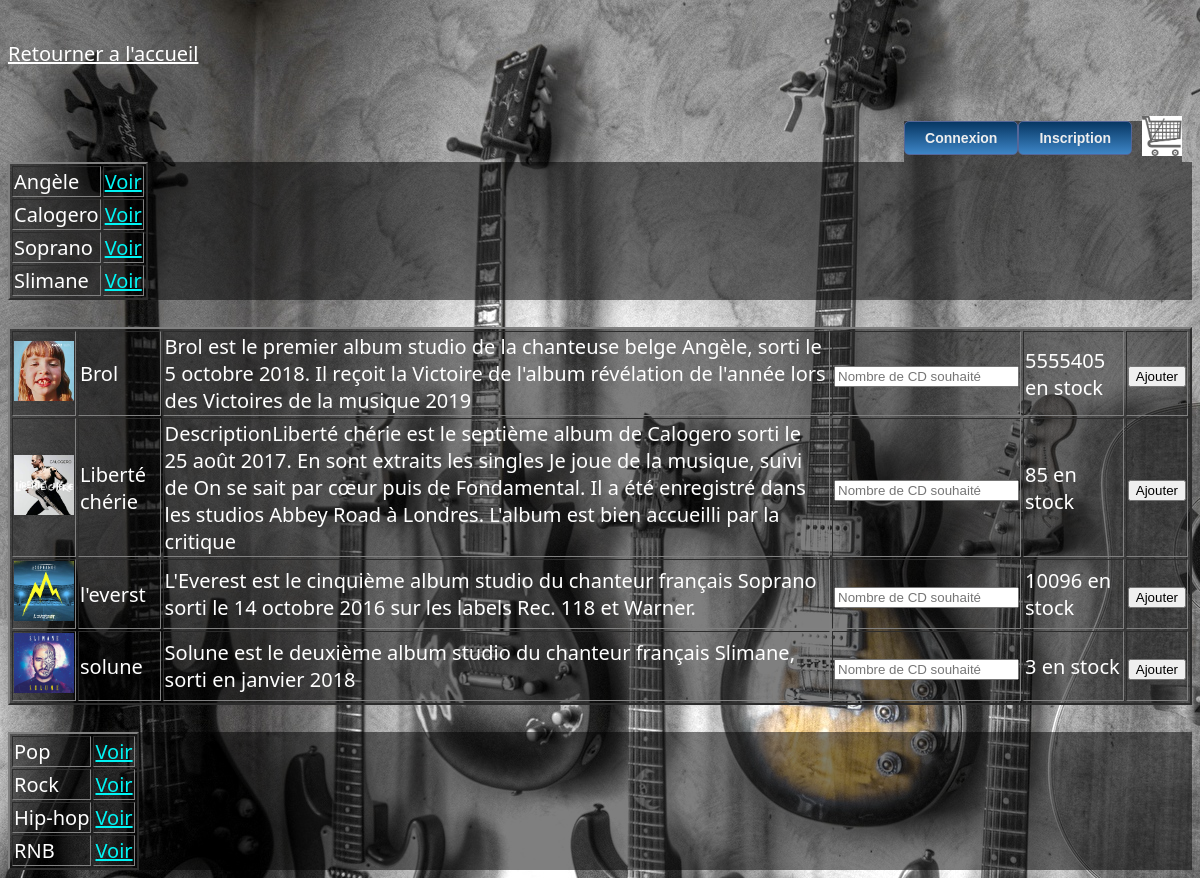
Page /marchand/chercher.php on the committed database.
### tables this page shows
CREATE TABLE `Artiste` (
  `codeA` int(11) NOT NULL,
  `nom` varchar(500) NOT NULL
);

CREATE TABLE `CD` (
  `codeCD` int(11) NOT NULL,
  `nom` varchar(500) NOT NULL,
  `descriptionCD` varchar(500) NOT NULL,
  `photoCD` varchar(500) NOT NULL,
  `prixCD` float NOT NULL,
  `stockCD` int(11) NOT NULL,
  `codeA` int(11) NOT NULL,
  `codeG` int(11) NOT NULL
);

CREATE TABLE `Genre` (
  `codeG` int(11) NOT NULL,
  `nom` varchar(500) NOT NULL
);

### marchand/chercher.php (the view, shortened to what this page needs)
<!DOCTYPE html>
<html>
<head>
	<link href="acceuil.css" rel="stylesheet" />
</head>
<body>
	<a href="acceuil.php" style="color:#FFFFFF" > Retourner a l'accueil </a>
	<br/>
	<br/>
	<br/>
	<div class="le">
		<div class="blanc">
		</div>
		<div id="tout">
			<div id="haut">
				<div id="login">
					<form name="formulaire" action="" method="POST">
					<?php
						if(!isset($_SESSION["login"]))
						{
							echo "<input type='submit' name='co' class='bouton'	value='Connexion'/>";
							echo '<input type="submit" name="ins" class="bouton" value="Inscription"/>';
						}
						else
						{
							echo "<input type='button' id='supprimer' name='sup' class='bouton' value='Deconnexion'/>";
						}
					?>
					</form>
				</div>
				<div id="panier">
					<a href="./panier.php"><img src="./image/panier.png" width="40" height="40" /> </a>
				</div>
			</div>
		</div>
	</div>
	<div id="artiste">
		<?php
			$maCo=mysqli_connect("172.19.0.24","root","0550002D","marchand");
			$req="SELECT nom,codeA FROM Artiste WHERE nom LIKE '%".$_GET["cherche"]."%'";
			$resu=mysqli_query($maCo,$req);
			$chiffre=mysqli_num_rows($resu);
			if($chiffre==0)
			{
				echo "Aucun artiste du nom de \"".$_GET["cherche"]."\" trouvé";
			}
			else
			{
				echo "<table border='2'>";
					while($tableauLigne=mysqli_fetch_array($resu))
					{
						echo "<tr>";
						echo "<td>".$tableauLigne["nom"]."</td>";
						echo "<td> <a href='titrea.php?id=".$tableauLigne["codeA"]."' style='color:#00F5F5'> Voir  </a> </td>";
					}
					echo "</tr>";
				echo "</table>" ;
			}
		?>
	</div>
	<br/>
	<div id="CD">
		<?php
			$maCo=mysqli_connect("172.19.0.24","root","0550002D","marchand");
			$req="SELECT codeCD,nom,descriptionCD,photoCD,stockCD FROM CD WHERE nom LIKE '%".$_GET["cherche"]."%' OR descriptionCD LIKE '%".$_GET["cherche"]."%'" ;
			$resu=mysqli_query($maCo,$req);
			$chiffre=mysqli_num_rows($resu);
			if($chiffre==0)
			{
				echo "Aucun titre ou description avec \"".$_GET["cherche"]."\" trouvé";
			}
			else
			{	echo "<form name='formulaire' action='ajoutc.php' method='POST'>";
				echo "<table border='2'>";
					while($tableauLigne=mysqli_fetch_array($resu))
					{
						echo "<tr>";
						echo "<td> <img src=\"image/".$tableauLigne["photoCD"]."\" width=60 height=60 /> </td><td>".$tableauLigne["nom"]."</td> <td>".$tableauLigne["descriptionCD"]."</td>";
						echo "<td> <input type='number' name='ui".$tableauLigne["codeCD"]."' placeholder='Nombre de CD souhaité'/> </td> <td>".$tableauLigne["stockCD"]." en stock </td>";
						echo "<td> <button name='id' value='".$tableauLigne["codeCD"]."'> Ajouter  </button> </td>";
					}
				echo "</tr>";
				echo "</table>";
				echo "</form>";
			}
		?>
	</div>
	<br/>
	<div id="genre">
		<?php
			$maCo=mysqli_connect("172.19.0.24","root","0550002D","marchand");
			$req="SELECT nom FROM Genre WHERE nom LIKE '%".$_GET["cherche"]."%'" ;
			$resu=mysqli_query($maCo,$req);
			$chiffre=mysqli_num_rows($resu);
			if($chiffre==0)
			{
				echo "Aucun genre \"".$_GET["cherche"]."\" trouvé";
			}
			else
			{
				echo "<table border='2'>";
					while($tableauLigne=mysqli_fetch_array($resu))
					{
						echo "<tr>";
						echo "<td>".$tableauLigne["nom"]."</td>";
						echo "<td> <a href='titreg.php?id=".$tableauLigne["codeG"]."' style='color:#00F5F5'> Voir  </a> </td>";
					}
					echo "</tr>";
				echo "</table>";
			}
		?>
	</div>
</body>
</html>

### marchand/acceuil.css (style rules this page uses)
body { font-family:Noto Sans, sans-serif; background-image:url(image/fond.jpg); background-repeat: no-repeat; background-size : center; background-attachment : fixed; color: white; font-size:20px; }
#haut { background-color:rgba(0,0,0,0.5); display:flex; margin-right:10px; }
#panier { margin-left:10px; margin-top:-5px; }
#login { text-align:center; }
.bouton { background: #073763; background: -webkit-linear-gradient(#073763, #3d85c6); background: linear-gradient(#073763, #3d85c6); border: 1px solid #556699; border-radius: 5px; padding: 9px 20px; color: #eeeeee; display: inline-block; font: normal 700 14px/1 "Calibri", sans-serif; text-align: center; text-shadow: none; }
#tout { display:flex; flex-direction: column; }
.le { display:flex; flex-direction:row; }
.blanc { flex-grow:1; }
#CD { background-color:rgba(0,0,0,0.5); }
#artiste { background-color:rgba(0,0,0,0.5); }
#genre { background-color:rgba(0,0,0,0.5); }

### rows in the picture
artiste: nom "Angèle"
artiste: nom "Calogero"
artiste: nom "Soprano"
artiste: nom "Slimane"
cd: photoCD (picture), nom "Brol", descriptionCD "Brol est le premier album studio de la chanteuse belge Angèle, sorti le 5 octobre 2018. Il reçoit la Victoire de l'album révélation de l'année lors des Victoires de la musique 2019", stockCD "5555405", $tableauLigne["codeCD"] 1 (drawn)
cd: photoCD (picture), nom "Liberté chérie", descriptionCD "DescriptionLiberté chérie est le septième album de Calogero sorti le 25 août 2017. En sont extraits les singles Je joue de la musique, suivi de On se sait par cœur puis de Fondamental. Il a été enregistré dans les studios Abbey Road à Londres. L'album est bien accueilli par la critique", stockCD "85", $tableauLigne["codeCD"] 2 (drawn)
cd: photoCD (picture), nom "l'everst", descriptionCD "L'Everest est le cinquième album studio du chanteur français Soprano sorti le 14 octobre 2016 sur les labels Rec. 118 et Warner.", stockCD "10096", $tableauLigne["codeCD"] 3 (drawn)
cd: photoCD (picture), nom "solune", descriptionCD "Solune est le deuxième album studio du chanteur français Slimane, sorti en janvier 2018", stockCD "3", $tableauLigne["codeCD"] 4 (drawn)
genre: nom "Pop"
genre: nom "Rock"
genre: nom "Hip-hop"
genre: nom "RNB"
